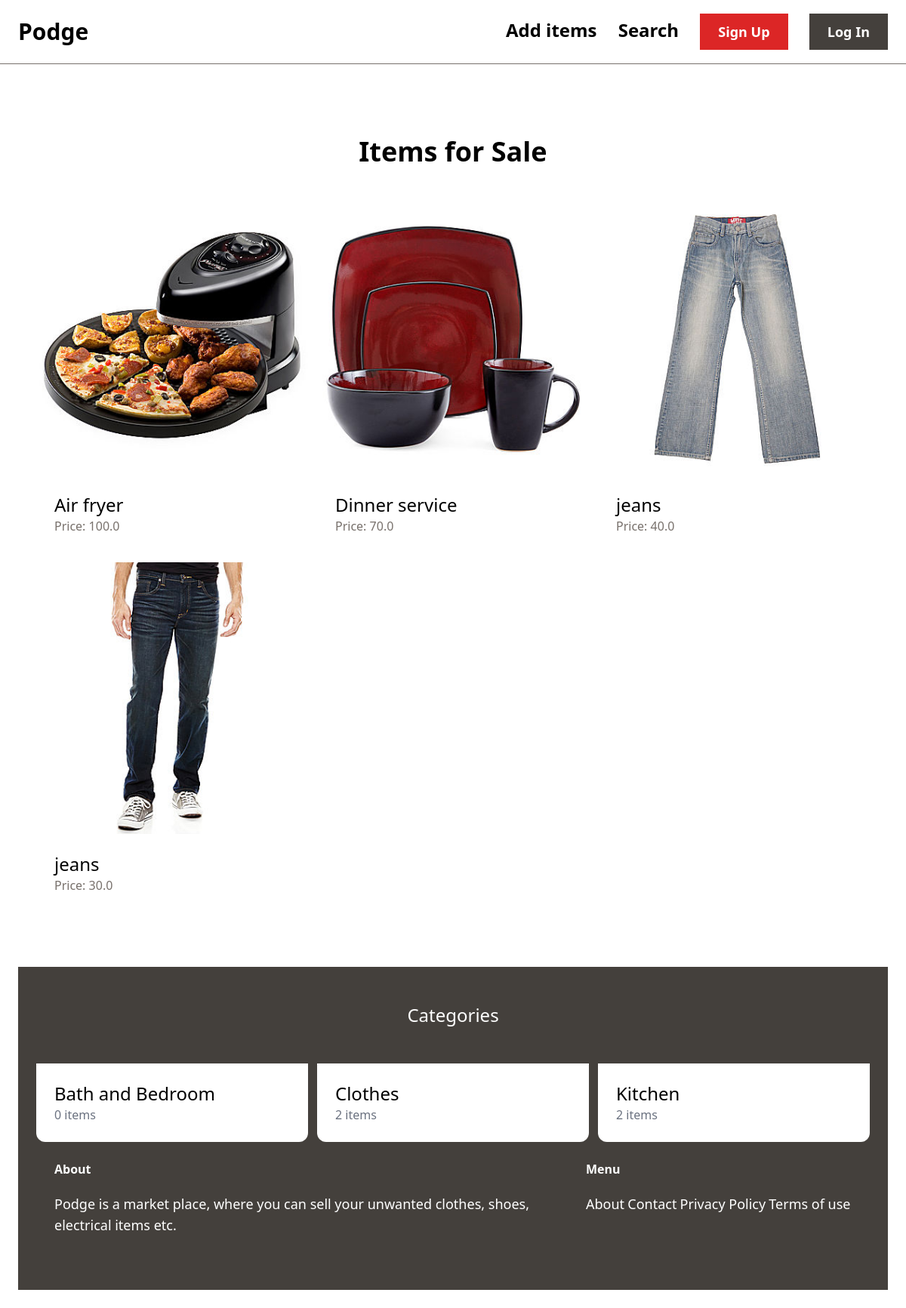
Before: / with the older database file.
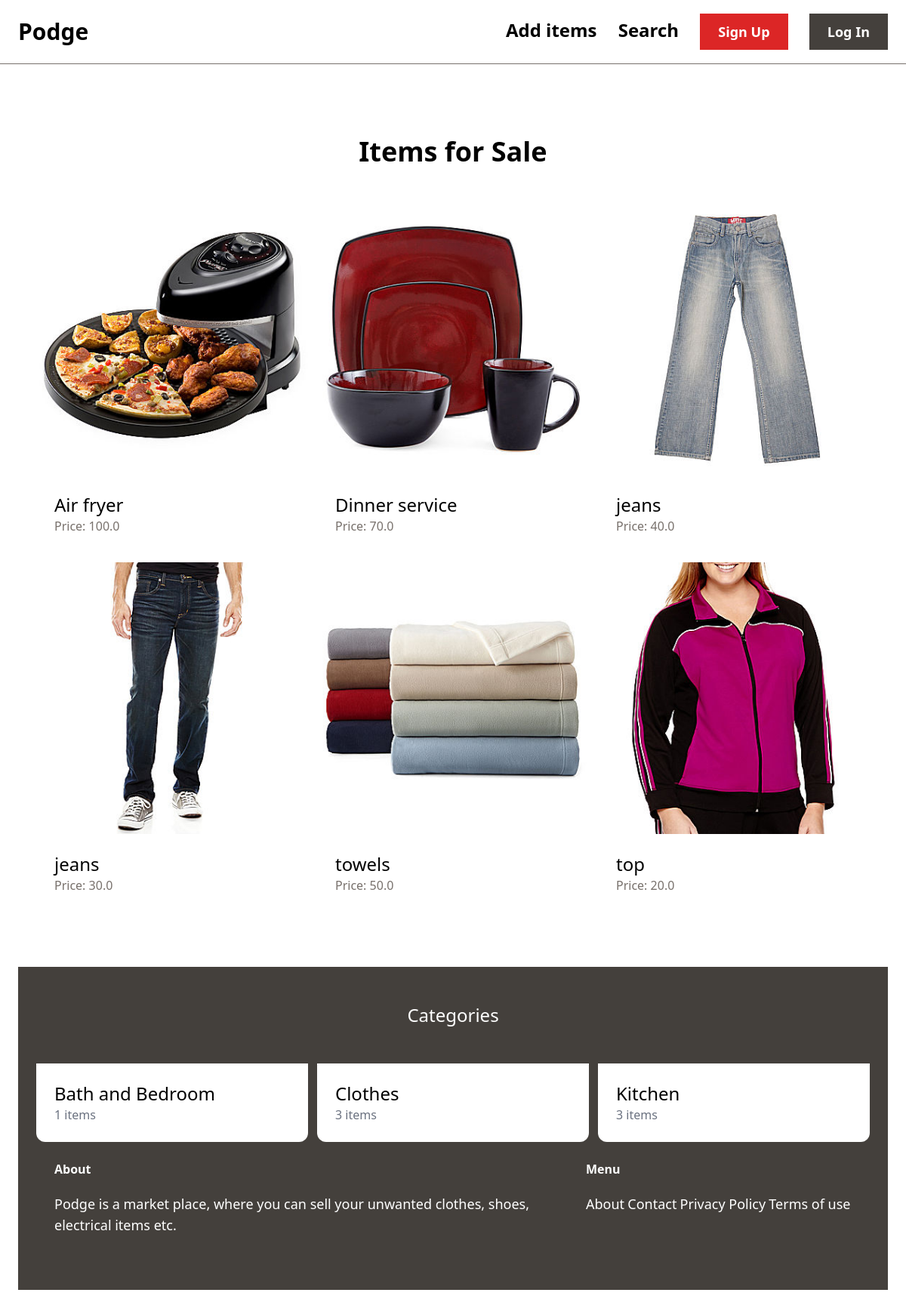
After: the same page with the newer database file.
### item/models.py (models this page shows, shortened)
class Item(models.Model):
    category = models.ForeignKey(Category, related_name='items', on_delete=models.CASCADE)
    name = models.CharField(max_length=255)
    description = models.TextField(blank=True, null=True)
    price = models.FloatField()
    image = models.ImageField(upload_to='item_images', blank=True, null=True)
    is_sold = models.BooleanField(default=False)
    created_by = models.ForeignKey(User, related_name='items', on_delete=models.CASCADE)
    created_at = models.DateTimeField(auto_now_add=True)

class Category(models.Model):
    name = models.CharField(max_length=255)
    class Meta:
        ordering = ('name', )
        verbose_name_plural = 'Categories'

### home/views.py (the view)
# urls.py: path('', views.index, name='index'),
def index(request):
    items = Item.objects.filter(is_sold=False)[0:6]
    categories = Category.objects.all()
    return render(request, "home/index.html", {
        'categories': categories,
        'items': items,
    })

### home/templates/home/index.html (shortened to what this page needs)
{%  extends 'home/base.html' %}
{% block content %}
<div class="mt-6 px-6 py-12">
    <h2 class="mb-12 text-4xl font-bold text-center">Items for Sale</h2>
    <div class="grid grid-cols-3 gap-3">
        {% for item in items %}
        <div>
            <a href="{% url 'item:detail' item.id %}">
                <div>
                    <img src="{{ item.image.url }}" class="rounded-t-xl">
                </div>
                <div class="p-6 bg-white rounded-b-xl">
                    <h2 class="text-2xl">{{ item.name }}</h2>
                    <p class="text-stone-500">Price: {{ item.price }}</p>
                </div>
            </a>
        </div>
        {% endfor %}
    </div>
</div>
    <div class="mt-6 px-6 py-12 bg-stone-700">
    <h2 class="mb-12 text-2xl text-white text-center">Categories</h2>
    <div class="grid grid-cols-3 gap-3">
        {% for category in categories %}
            <div>
                <a href="#">
                    <div class="p-6 bg-white rounded-b-xl">
                        <h2 class="text-2xl">{{ category.name }}</h2>
                        <p class="text-gray-500">{{ category.items.count }} items</p>
                    </div>
                </a>
            </div>
        {% endfor %}
{% endblock %}

Changed rows visible on the page:
added Item: image (picture), name "towels", price "50.0"
added Item: image (picture), name "top", price "20.0"
computed for Category "Bath and Bedroom": items.count "0" → "1"
computed for Category "Clothes": items.count "2" → "3"
computed for Category "Kitchen": items.count "2" → "3"
